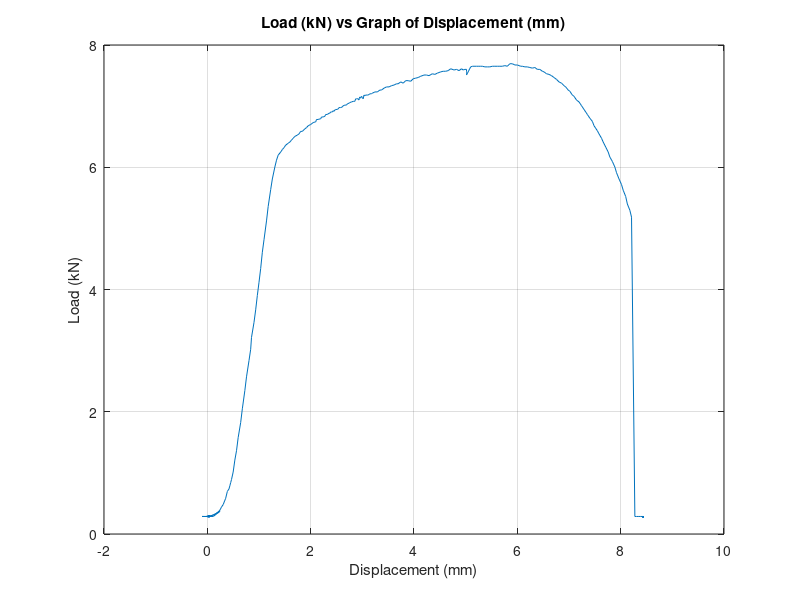

Reproduce this figure in MATLAB. (Note: this script raises an error after producing the figure.)
%Plotting Data
%Fu Wen Tay

load TestData.csv

d = TestData(:,1);
l = TestData(:,2);

plot(d,l)

%Labelling Axis
xlabel('Displacement (mm)');
ylabel('Load (kN)');
title('Load (kN) vs Graph of Displacement (mm)');

%Adding Grid
grid on
hold on

[M,Index]=max(l)

plot(d(Index),M,'Rx')
text(d(Index)+1,M,'Maximum Load')